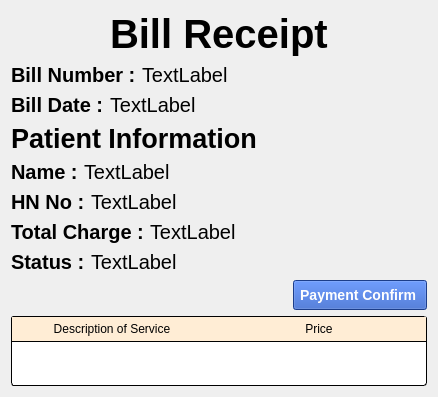
                 <widget class="QWidget" name="bill_page_2">
                  <layout class="QVBoxLayout" name="verticalLayout_70">
                   <item>
                    <layout class="QHBoxLayout" name="horizontalLayout_148">
                     <item>
                      <spacer name="horizontalSpacer_166">
                       <property name="orientation">
                        <enum>Qt::Horizontal</enum>
                       </property>
                       <property name="sizeHint" stdset="0">
                        <size>
                         <width>40</width>
                         <height>20</height>
                        </size>
                       </property>
                      </spacer>
                     </item>
                     <item>
                      <widget class="QLabel" name="label_96">
                       <property name="styleSheet">
                        <string notr="true">font: 30pt;
font-weight: bold;</string>
                       </property>
                       <property name="text">
                        <string>Bill Receipt</string>
                       </property>
                      </widget>
                     </item>
                     <item>
                      <spacer name="horizontalSpacer_167">
                       <property name="orientation">
                        <enum>Qt::Horizontal</enum>
                       </property>
                       <property name="sizeHint" stdset="0">
                        <size>
                         <width>40</width>
                         <height>20</height>
                        </size>
                       </property>
                      </spacer>
                     </item>
                    </layout>
                   </item>
                   <item>
                    <layout class="QHBoxLayout" name="horizontalLayout_149">
                     <item>
                      <layout class="QHBoxLayout" name="horizontalLayout_150">
                       <item>
                        <widget class="QLabel" name="label_102">
                         <property name="styleSheet">
                          <string notr="true">font: 15pt;
font-weight: bold;</string>
                         </property>
                         <property name="text">
                          <string>Bill Number :</string>
                         </property>
                        </widget>
                       </item>
                       <item>
                        <widget class="QLabel" name="bill_number_2">
                         <property name="styleSheet">
                          <string notr="true">font: 15pt;</string>
                         </property>
                         <property name="text">
                          <string>TextLabel</string>
                         </property>
                        </widget>
                       </item>
                      </layout>
                     </item>
                     <item>
                      <spacer name="horizontalSpacer_168">
                       <property name="orientation">
                        <enum>Qt::Horizontal</enum>
                       </property>
                       <property name="sizeHint" stdset="0">
                        <size>
                         <width>40</width>
                         <height>20</height>
                        </size>
                       </property>
                      </spacer>
                     </item>
                    </layout>
                   </item>
                   <item>
                    <layout class="QHBoxLayout" name="horizontalLayout_151">
                     <item>
                      <layout class="QHBoxLayout" name="horizontalLayout_152">
                       <item>
                        <widget class="QLabel" name="label_103">
                         <property name="styleSheet">
                          <string notr="true">font: 15pt;
font-weight: bold;</string>
                         </property>
                         <property name="text">
                          <string>Bill Date :</string>
                         </property>
                        </widget>
                       </item>
                       <item>
                        <widget class="QLabel" name="bill_date_2">
                         <property name="styleSheet">
                          <string notr="true">font: 15pt;</string>
                         </property>
                         <property name="text">
                          <string>TextLabel</string>
                         </property>
                        </widget>
                       </item>
                      </layout>
                     </item>
                     <item>
                      <spacer name="horizontalSpacer_169">
                       <property name="orientation">
                        <enum>Qt::Horizontal</enum>
                       </property>
                       <property name="sizeHint" stdset="0">
                        <size>
                         <width>40</width>
                         <height>20</height>
                        </size>
                       </property>
                      </spacer>
                     </item>
                    </layout>
                   </item>
                   <item>
                    <layout class="QHBoxLayout" name="horizontalLayout_153">
                     <item>
                      <widget class="QLabel" name="label_104">
                       <property name="styleSheet">
                        <string notr="true">font: 20pt;
font-weight: bold;</string>
                       </property>
                       <property name="text">
                        <string>Patient Information</string>
                       </property>
                      </widget>
                     </item>
                     <item>
                      <spacer name="horizontalSpacer_170">
                       <property name="orientation">
                        <enum>Qt::Horizontal</enum>
                       </property>
                       <property name="sizeHint" stdset="0">
                        <size>
                         <width>40</width>
                         <height>20</height>
                        </size>
                       </property>
                      </spacer>
                     </item>
                    </layout>
                   </item>
                   <item>
                    <layout class="QHBoxLayout" name="horizontalLayout_155">
                     <item>
                      <widget class="QLabel" name="label_106">
                       <property name="styleSheet">
                        <string notr="true">font: 15pt;
font-weight: bold;</string>
                       </property>
                       <property name="text">
                        <string>Name :</string>
                       </property>
                      </widget>
                     </item>
                     <item>
                      <widget class="QLabel" name="bill_patient_name_2">
                       <property name="styleSheet">
                        <string notr="true">font: 15pt;</string>
                       </property>
                       <property name="text">
                        <string>TextLabel</string>
                       </property>
                      </widget>
                     </item>
                     <item>
                      <spacer name="horizontalSpacer_172">
                       <property name="orientation">
                        <enum>Qt::Horizontal</enum>
                       </property>
                       <property name="sizeHint" stdset="0">
                        <size>
                         <width>40</width>
                         <height>20</height>
                        </size>
                       </property>
                      </spacer>
                     </item>
                    </layout>
                   </item>
                   <item>
                    <layout class="QHBoxLayout" name="horizontalLayout_154">
                     <item>
                      <widget class="QLabel" name="label_105">
                       <property name="styleSheet">
                        <string notr="true">font: 15pt;
font-weight: bold;</string>
                       </property>
                       <property name="text">
                        <string>HN No :</string>
                       </property>
                      </widget>
                     </item>
                     <item>
                      <widget class="QLabel" name="bill_patient_hn_no_2">
                       <property name="styleSheet">
                        <string notr="true">font: 15pt;</string>
                       </property>
                       <property name="text">
                        <string>TextLabel</string>
                       </property>
                      </widget>
                     </item>
                     <item>
                      <spacer name="horizontalSpacer_171">
                       <property name="orientation">
                        <enum>Qt::Horizontal</enum>
                       </property>
                       <property name="sizeHint" stdset="0">
                        <size>
                         <width>40</width>
                         <height>20</height>
                        </size>
                       </property>
                      </spacer>
                     </item>
                    </layout>
                   </item>
                   <item>
                    <layout class="QHBoxLayout" name="horizontalLayout_156">
                     <item>
                      <widget class="QLabel" name="label_107">
                       <property name="styleSheet">
                        <string notr="true">font: 15pt;
font-weight: bold;</string>
                       </property>
                       <property name="text">
                        <string>Total Charge :</string>
                       </property>
                      </widget>
                     </item>
                     <item>
                      <widget class="QLabel" name="bill_total_charge_2">
                       <property name="styleSheet">
                        <string notr="true">font: 15pt;</string>
                       </property>
                       <property name="text">
                        <string>TextLabel</string>
                       </property>
                      </widget>
                     </item>
                     <item>
                      <spacer name="horizontalSpacer_173">
                       <property name="orientation">
                        <enum>Qt::Horizontal</enum>
                       </property>
                       <property name="sizeHint" stdset="0">
                        <size>
                         <width>40</width>
                         <height>20</height>
                        </size>
                       </property>
                      </spacer>
                     </item>
                    </layout>
                   </item>
                   <item>
                    <layout class="QHBoxLayout" name="horizontalLayout_159">
                     <item>
                      <widget class="QLabel" name="label_110">
                       <property name="styleSheet">
                        <string notr="true">font: 15pt;
font-weight: bold;</string>
                       </property>
                       <property name="text">
                        <string>Status :</string>
                       </property>
                      </widget>
                     </item>
                     <item>
                      <widget class="QLabel" name="bill_status_2">
                       <property name="styleSheet">
                        <string notr="true">font: 15pt;</string>
                       </property>
                       <property name="text">
                        <string>TextLabel</string>
                       </property>
                      </widget>
                     </item>
                     <item>
                      <spacer name="horizontalSpacer_176">
                       <property name="orientation">
                        <enum>Qt::Horizontal</enum>
                       </property>
                       <property name="sizeHint" stdset="0">
                        <size>
                         <width>40</width>
                         <height>20</height>
                        </size>
                       </property>
                      </spacer>
                     </item>
                    </layout>
                   </item>
                   <item>
                    <layout class="QHBoxLayout" name="horizontalLayout_157">
                     <item>
                      <spacer name="horizontalSpacer_174">
                       <property name="orientation">
                        <enum>Qt::Horizontal</enum>
                       </property>
                       <property name="sizeHint" stdset="0">
                        <size>
                         <width>40</width>
                         <height>20</height>
                        </size>
                       </property>
                      </spacer>
                     </item>
                     <item>
                      <widget class="QPushButton" name="confirm_payment_button">
                       <property name="styleSheet">
                        <string notr="true">QPushButton#confirm_payment_button {
	background-color: rgb(39, 86, 193);
	color: white;
	padding: 6px;
    font: bold 14px;
}
QPushButton#confirm_payment_button:hover {
    background-color: black;
	color: white;
    border-style: inset;
}</string>
                       </property>
                       <property name="text">
                        <string>Payment Confirm </string>
                       </property>
                      </widget>
                     </item>
                    </layout>
                   </item>
                   <item>
                    <widget class="QTableWidget" name="bill_table_2">
                     <property name="styleSheet">
                      <string notr="true">QScrollBar{
	background-color: rgb(222, 224, 224);
}
QTableWidget{
	background-color: rgb(255, 255, 255);
	border-radius: 3px;
	border: 1px solid black;
}

QHeaderView::section{
	background-color: rgb(255, 237, 213);
	border: none;
	border-bottom: 1px solid black;
	padding: 3px 5px;
}

QHeaderView::item{
	border-bottom: 1px solid black;
	background-color: rgb(255, 255, 246);
	text-align: left;
	padding-left: 3px;
}


</string>
                     </property>
                     <property name="sizeAdjustPolicy">
                      <enum>QAbstractScrollArea::AdjustToContents</enum>
                     </property>
                     <attribute name="horizontalHeaderDefaultSectionSize">
                      <number>200</number>
                     </attribute>
                     <attribute name="horizontalHeaderStretchLastSection">
                      <bool>true</bool>
                     </attribute>
                     <attribute name="verticalHeaderVisible">
                      <bool>false</bool>
                     </attribute>
                     <attribute name="verticalHeaderStretchLastSection">
                      <bool>false</bool>
                     </attribute>
                     <column>
                      <property name="text">
                       <string>Description of Service</string>
                      </property>
                     </column>
                     <column>
                      <property name="text">
                       <string>Price</string>
                      </property>
                     </column>
                    </widget>
                   </item>
                  </layout>
                 </widget>
